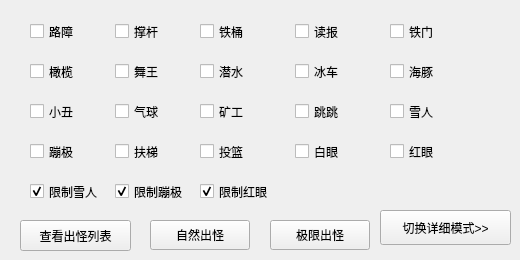
    <widget class="QWidget" name="tab_7">
     <attribute name="title">
      <string>出怪</string>
     </attribute>
     <widget class="QCheckBox" name="SpawnType_0">
      <property name="geometry">
       <rect>
        <x>30</x>
        <y>20</y>
        <width>51</width>
        <height>23</height>
       </rect>
      </property>
      <property name="text">
       <string>路障</string>
      </property>
     </widget>
     <widget class="QCheckBox" name="SpawnType_1">
      <property name="geometry">
       <rect>
        <x>115</x>
        <y>20</y>
        <width>51</width>
        <height>23</height>
       </rect>
      </property>
      <property name="text">
       <string>撑杆</string>
      </property>
     </widget>
     <widget class="QCheckBox" name="SpawnType_2">
      <property name="geometry">
       <rect>
        <x>200</x>
        <y>20</y>
        <width>51</width>
        <height>23</height>
       </rect>
      </property>
      <property name="text">
       <string>铁桶</string>
      </property>
     </widget>
     <widget class="QCheckBox" name="SpawnType_3">
      <property name="geometry">
       <rect>
        <x>295</x>
        <y>20</y>
        <width>51</width>
        <height>23</height>
       </rect>
      </property>
      <property name="text">
       <string>读报</string>
      </property>
     </widget>
     <widget class="QCheckBox" name="SpawnType_4">
      <property name="geometry">
       <rect>
        <x>390</x>
        <y>20</y>
        <width>51</width>
        <height>23</height>
       </rect>
      </property>
      <property name="text">
       <string>铁门</string>
      </property>
     </widget>
     <widget class="QCheckBox" name="SpawnType_8">
      <property name="geometry">
       <rect>
        <x>295</x>
        <y>60</y>
        <width>51</width>
        <height>23</height>
       </rect>
      </property>
      <property name="text">
       <string>冰车</string>
      </property>
     </widget>
     <widget class="QCheckBox" name="SpawnType_9">
      <property name="geometry">
       <rect>
        <x>390</x>
        <y>60</y>
        <width>51</width>
        <height>23</height>
       </rect>
      </property>
      <property name="text">
       <string>海豚</string>
      </property>
     </widget>
     <widget class="QCheckBox" name="SpawnType_5">
      <property name="geometry">
       <rect>
        <x>30</x>
        <y>60</y>
        <width>51</width>
        <height>23</height>
       </rect>
      </property>
      <property name="text">
       <string>橄榄</string>
      </property>
     </widget>
     <widget class="QCheckBox" name="SpawnType_6">
      <property name="geometry">
       <rect>
        <x>115</x>
        <y>60</y>
        <width>51</width>
        <height>23</height>
       </rect>
      </property>
      <property name="text">
       <string>舞王</string>
      </property>
     </widget>
     <widget class="QCheckBox" name="SpawnType_7">
      <property name="geometry">
       <rect>
        <x>200</x>
        <y>60</y>
        <width>51</width>
        <height>23</height>
       </rect>
      </property>
      <property name="text">
       <string>潜水</string>
      </property>
     </widget>
     <widget class="QCheckBox" name="SpawnType_10">
      <property name="geometry">
       <rect>
        <x>30</x>
        <y>100</y>
        <width>51</width>
        <height>23</height>
       </rect>
      </property>
      <property name="text">
       <string>小丑</string>
      </property>
     </widget>
     <widget class="QCheckBox" name="SpawnType_11">
      <property name="geometry">
       <rect>
        <x>115</x>
        <y>100</y>
        <width>51</width>
        <height>23</height>
       </rect>
      </property>
      <property name="text">
       <string>气球</string>
      </property>
     </widget>
     <widget class="QCheckBox" name="SpawnType_12">
      <property name="geometry">
       <rect>
        <x>200</x>
        <y>100</y>
        <width>51</width>
        <height>23</height>
       </rect>
      </property>
      <property name="text">
       <string>矿工</string>
      </property>
     </widget>
     <widget class="QCheckBox" name="SpawnType_13">
      <property name="geometry">
       <rect>
        <x>295</x>
        <y>100</y>
        <width>51</width>
        <height>23</height>
       </rect>
      </property>
      <property name="text">
       <string>跳跳</string>
      </property>
     </widget>
     <widget class="QCheckBox" name="SpawnType_14">
      <property name="geometry">
       <rect>
        <x>390</x>
        <y>100</y>
        <width>51</width>
        <height>23</height>
       </rect>
      </property>
      <property name="text">
       <string>雪人</string>
      </property>
     </widget>
     <widget class="QCheckBox" name="SpawnType_15">
      <property name="geometry">
       <rect>
        <x>30</x>
        <y>140</y>
        <width>51</width>
        <height>23</height>
       </rect>
      </property>
      <property name="text">
       <string>蹦极</string>
      </property>
     </widget>
     <widget class="QCheckBox" name="SpawnType_16">
      <property name="geometry">
       <rect>
        <x>115</x>
        <y>140</y>
        <width>51</width>
        <height>23</height>
       </rect>
      </property>
      <property name="text">
       <string>扶梯</string>
      </property>
     </widget>
     <widget class="QCheckBox" name="SpawnType_17">
      <property name="geometry">
       <rect>
        <x>200</x>
        <y>140</y>
        <width>51</width>
        <height>23</height>
       </rect>
      </property>
      <property name="text">
       <string>投篮</string>
      </property>
     </widget>
     <widget class="QCheckBox" name="SpawnType_18">
      <property name="geometry">
       <rect>
        <x>295</x>
        <y>140</y>
        <width>51</width>
        <height>23</height>
       </rect>
      </property>
      <property name="text">
       <string>白眼</string>
      </property>
     </widget>
     <widget class="QCheckBox" name="SpawnType_19">
      <property name="geometry">
       <rect>
        <x>390</x>
        <y>140</y>
        <width>51</width>
        <height>23</height>
       </rect>
      </property>
      <property name="text">
       <string>红眼</string>
      </property>
     </widget>
     <widget class="QCheckBox" name="LimitYeti">
      <property name="geometry">
       <rect>
        <x>30</x>
        <y>180</y>
        <width>77</width>
        <height>23</height>
       </rect>
      </property>
      <property name="text">
       <string>限制雪人</string>
      </property>
      <property name="checked">
       <bool>true</bool>
      </property>
     </widget>
     <widget class="QCheckBox" name="LimitBungee">
      <property name="geometry">
       <rect>
        <x>115</x>
        <y>180</y>
        <width>77</width>
        <height>23</height>
       </rect>
      </property>
      <property name="text">
       <string>限制蹦极</string>
      </property>
      <property name="checked">
       <bool>true</bool>
      </property>
     </widget>
     <widget class="QCheckBox" name="LimitGiga">
      <property name="geometry">
       <rect>
        <x>200</x>
        <y>180</y>
        <width>77</width>
        <height>23</height>
       </rect>
      </property>
      <property name="text">
       <string>限制红眼</string>
      </property>
      <property name="checked">
       <bool>true</bool>
      </property>
     </widget>
     <widget class="QPushButton" name="ExtremeSpawn">
      <property name="geometry">
       <rect>
        <x>270</x>
        <y>220</y>
        <width>100</width>
        <height>30</height>
       </rect>
      </property>
      <property name="text">
       <string>极限出怪</string>
      </property>
      <property name="autoDefault">
       <bool>false</bool>
      </property>
     </widget>
     <widget class="QPushButton" name="ShowCurrentSpawn">
      <property name="geometry">
       <rect>
        <x>20</x>
        <y>220</y>
        <width>111</width>
        <height>31</height>
       </rect>
      </property>
      <property name="text">
       <string>查看出怪列表</string>
      </property>
     </widget>
     <widget class="QPushButton" name="NaturalSpawn">
      <property name="geometry">
       <rect>
        <x>150</x>
        <y>220</y>
        <width>100</width>
        <height>30</height>
       </rect>
      </property>
      <property name="text">
       <string>自然出怪</string>
      </property>
     </widget>
     <widget class="QPushButton" name="SwitchDetailedPage">
      <property name="geometry">
       <rect>
        <x>380</x>
        <y>210</y>
        <width>131</width>
        <height>35</height>
       </rect>
      </property>
      <property name="text">
       <string>切换详细模式&gt;&gt;</string>
      </property>
     </widget>
    </widget>
